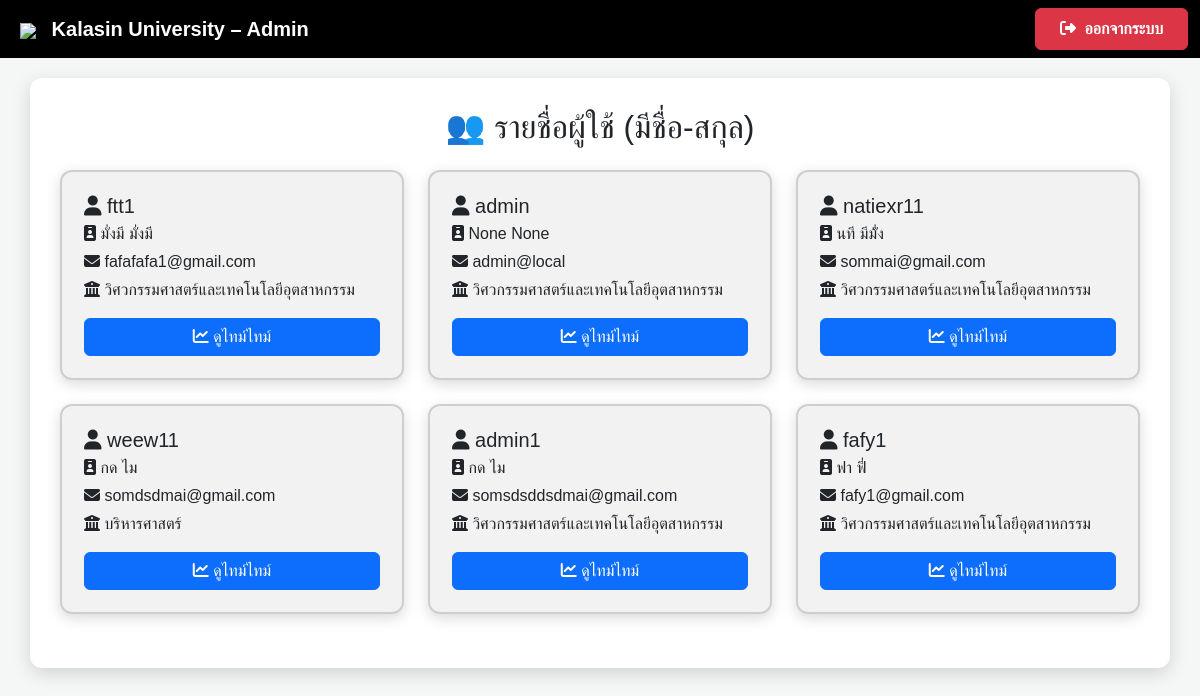
/user_overview, run on the app's committed database.
### app.py (models this page shows)
class User(db.Model, UserMixin):
    __tablename__ = "user"
    id        = db.Column(db.Integer, primary_key=True)
    username  = db.Column(db.String(80),  unique=True, nullable=False)
    password  = db.Column(db.String(128), nullable=False)   # เก็บ hash ได้ยาว ๆ
    full_name = db.Column(db.String(150), nullable=False)
    first_name = db.Column(db.String(80))
    last_name  = db.Column(db.String(80))
    faculty    = db.Column(db.String(100), nullable=False)
    email      = db.Column(db.String(120), unique=True, nullable=False)
    role       = db.Column(db.String(20),  default="user")
    phone      = db.Column(db.String(20))   # 🆕 เพิ่มบรรทัดนี้
    requests = db.relationship(
        "AcademicRequest",
        backref="user",
        cascade="all, delete-orphan",
        lazy="dynamic"
    )
    workflow_steps = db.relationship(
        "WorkflowStep",
        backref="user",
        cascade="all, delete-orphan",
        lazy="dynamic"
    )

### app.py (the view)
@app.route("/user_overview")
def user_overview():
    users = (
    db.session.query(User)
    .filter(User.full_name.isnot(None), User.full_name != '')
    .all()
)
    return render_template("user_overview.html", users=users)

### app.py (called while the page is built)
@app.template_filter("faculty_th")
def faculty_th(code):
    return FACULTY_MAP.get(code, "ไม่ระบุคณะ")

### templates/user_overview.html (shortened to what this page needs)
<!DOCTYPE html>
<html lang="th">
<head>
  <link href="https://cdn.jsdelivr.net/npm/bootstrap@5.3.3/dist/css/bootstrap.min.css" rel="stylesheet"/>
  <link href="https://cdnjs.cloudflare.com/ajax/libs/font-awesome/6.4.2/css/all.min.css" rel="stylesheet"/>
</head>
<body>
<nav class="navbar navbar-expand-lg navbar-dark">
  <div class="container-fluid">
    <a class="navbar-brand ms-2" href="{{ url_for('admin_dashboard') }}">
      <img src="https://upload.wikimedia.org/wikipedia/th/4/4e/Kalasin_University_Seal.svg"
           style="height:50px;margin-right:10px">
      <strong>Kalasin University – Admin</strong>
    </a>
    <div class="ms-auto">
      <a href="{{ url_for('logout') }}" class="btn btn-danger fw-bold px-4 py-2">
        <i class="fas fa-sign-out-alt me-1"></i> ออกจากระบบ
      </a>
    </div>
  </div>
</nav>
<div class="container wrapper">
  <h2 class="text-center mb-4">👥 รายชื่อผู้ใช้ (มีชื่อ-สกุล)</h2>
  {% if users|length == 0 %}
      <p class="text-muted text-center">⛔ ยังไม่มีผู้ใช้ที่กรอกชื่อ-สกุล</p>
  {% else %}
    <div class="row">
      {% for u in users %}
      <div class="col-md-4 mb-4">
        <div class="card-user d-flex flex-column">
          <h5 class="mb-1">
            <i class="fas fa-user"></i> {{ u.username }}
          </h5>
          <p class="mb-1">
            <i class="fas fa-id-badge"></i> {{ u.first_name }} {{ u.last_name }}
          </p>
          <p class="mb-1">
            <i class="fas fa-envelope"></i> {{ u.email }}
          </p>
          <p class="mb-3">
            <i class="fas fa-university"></i>
            {{ u.faculty|faculty_th if u.faculty else 'ไม่ระบุคณะ' }}
          </p>
          <a href="{{ url_for('timeline', user_id=u.id) }}"
          class="btn btn-primary w-100 mt-auto">
          <i class="fas fa-chart-line"></i> ดูไทม์ไทม์
          </a>
        </div>
      </div>
      {% endfor %}
    </div>
  {% endif %}
</div>
</body>
</html>

### templates/user_overview.html (style rules this page uses)
body { font-family:'Poppins',sans-serif; background:#f4f7f6; }
.navbar { background:#000; }
.wrapper { background:#fff; border-radius:12px; padding:30px; box-shadow:0 5px 18px rgba(0,0,0,.15); margin-top:20px; }
.card-user { background:rgba(0,0,0,.05); border:2px solid rgba(0,0,0,.15); border-radius:12px; padding:22px; height:100%; box-shadow:0 4px 14px rgba(0,0,0,.15); transition:.2s; }

### data on the page
User: username "ftt1", first_name "มั่งมี", last_name "มั่งมี", email "fafafafa1@gmail.com", faculty|faculty_th "วิศวกรรมศาสตร์และเทคโนโลยีอุตสาหกรรม"
User: username "admin", first_name "None", last_name "None", email "admin@local", faculty|faculty_th "วิศวกรรมศาสตร์และเทคโนโลยีอุตสาหกรรม"
User: username "natiexr11", first_name "นที", last_name "มีมั่้ง", email "sommai@gmail.com", faculty|faculty_th "วิศวกรรมศาสตร์และเทคโนโลยีอุตสาหกรรม"
User: username "weew11", first_name "กด", last_name "ไม", email "somdsdmai@gmail.com", faculty|faculty_th "บริหารศาสตร์"
User: username "admin1", first_name "กด", last_name "ไม", email "somsdsddsdmai@gmail.com", faculty|faculty_th "วิศวกรรมศาสตร์และเทคโนโลยีอุตสาหกรรม"
User: username "fafy1", first_name "ฟา", last_name "ฟี่", email "fafy1@gmail.com", faculty|faculty_th "วิศวกรรมศาสตร์และเทคโนโลยีอุตสาหกรรม"
